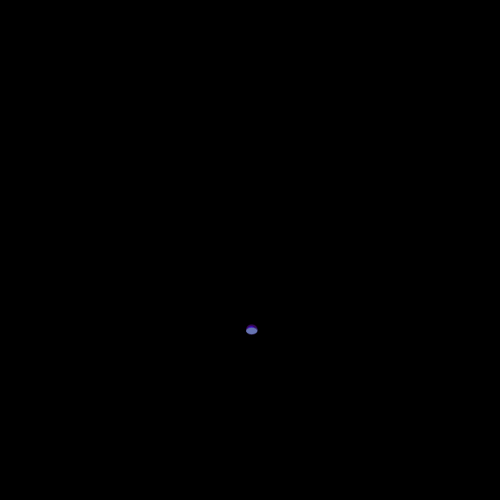
Frame 1 (no input)
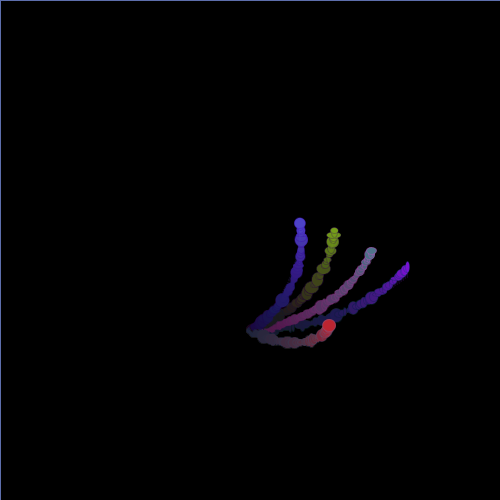
Frame 60 (the mouse pressed at the canvas centre just before this capture)
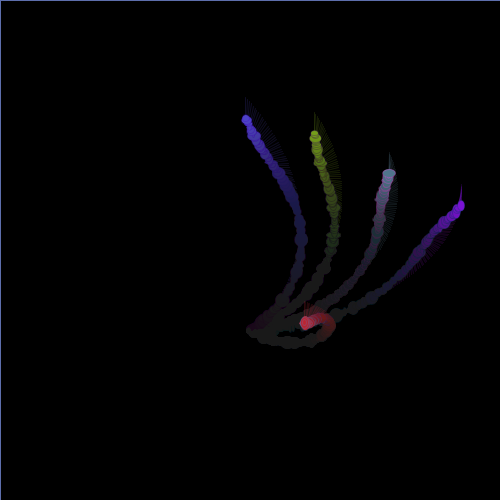
Frame 120 (the mouse held since frame 60 and released just before this capture)

The Processing sketch that drew these frames (run headless with seeded random() and noise(); from frame 60 on, the mouse is pressed at the canvas centre):

// Processing sketch: processing_152992
// ── processing_152992.pde

/*
 * Creative Coding
 * Week 3, 04 - spinning top: curved motion with sin() and cos()
 * by Indae Hwang and Jon McCormack
 * Copyright (c) 2014 Monash University
 *
 * This sketch is the first cut at translating the motion of a spinning top
 * to trace a drawing path. This sketch traces a path using sin() and cos()
 *
 */

int num; // number of spinning tops
float[] x;
float[] y; // current drawing position
float[] dx;
float[] dy;    // change in position at each frame
float[] rad;       // radius for the moving hand
color[] from;
color[] to;
float[] max;
float[] min;

void setup() {
  size(500, 500);
  
  num = 5;
  
  x = new float[num];
  y = new float[num];
  dx = new float[num];
  dy = new float[num];
  rad = new float[num];
  from = new color[num];
  to = new color[num];
  max = new float[num];
  min =new float[num];

  float rowHeight = height/(num-1);
  

  for (int i=0; i<num; i++) {

    // initial position in the centre of the screen
    x[i] = width/2;
    y[i] = height/2; //rowHeight * i;

    // dx and dy are the small change in position each frame
    dx[i] = random(-1, 1);
    dy[i] = random(-1, 1);
  
    // pick some random colors
    from[i] = color(random(255), random(255), random(255));
    to[i] = color(random(255), random(255), random(255));
  }
  
  background(0);
}


void draw() {
  // blend the old frames into the background
  blendMode(BLEND);
  fill(0, 5);
  rect(0, 0, width, height);
  
  for (int i=0; i<num; i++) {
    rad[i] = radians(frameCount);

    // calculate new position
    x[i] += dx[i];
    y[i] += dy[i];

    max[i] = random(0.5, 1);
    min[i] = random(0.1, 0.5);

    //When the shape hits the edge of the window, it reverses its direction and changes velocity
    if (x[i] > width-100 || x[i] < 100) {
      dx[i] = dx[i] > 0 ? -random(min[i], max[i]) : random(min[i], max[i]);
    }

    if (y[i] > height-100 || y[i] < 100) {
      dy[i] = dy[i] > 0 ? -random(min[i], max[i]) : random(min[i], max[i]);
    }

    float bx = x[i] + 120 * sin(rad[i]);
    float by = y[i] + 80 * cos(rad[i]);

    float radius = 100 * sin(rad[i]*0.1);
    float handX = bx + radius * sin(rad[i]*3);
    float handY = by + radius * cos(rad[i]*3);
  
    float lineLength = dist(bx, by, handX, handY);
    color c = lerpColor(from[i], to[i], map(lineLength, 0, 10, 0, 1)); 

    fill(c);

    stroke(c, 50);
    line(bx, by, handX, handY);
    stroke(from[i], 75);
    ellipse(handX, handY, random(min[i]*15, max[i]*15), random(min[i]*15, max[i]*15));
  }
}
